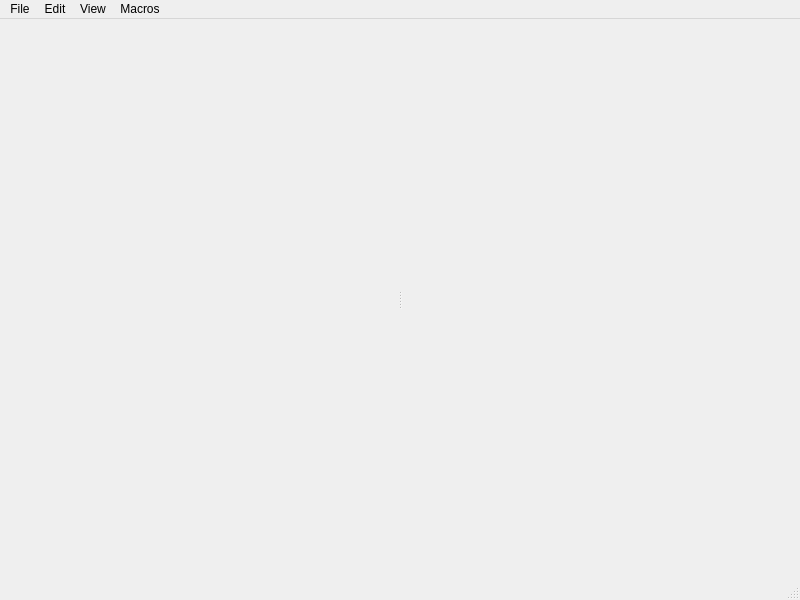
<?xml version="1.0" encoding="UTF-8"?>
<ui version="4.0">
 <class>MapEditor</class>
 <widget class="QMainWindow" name="MapEditor">
  <property name="geometry">
   <rect>
    <x>0</x>
    <y>0</y>
    <width>800</width>
    <height>600</height>
   </rect>
  </property>
  <property name="windowTitle">
   <string>Garrison Builder</string>
  </property>
  <property name="layoutDirection">
   <enum>Qt::LeftToRight</enum>
  </property>
  <property name="toolButtonStyle">
   <enum>Qt::ToolButtonIconOnly</enum>
  </property>
  <widget class="QWidget" name="centralwidget">
   <layout class="QGridLayout" name="gridLayout">
    <item row="1" column="0">
     <widget class="QSplitter" name="splitter">
      <property name="sizePolicy">
       <sizepolicy hsizetype="Expanding" vsizetype="Preferred">
        <horstretch>0</horstretch>
        <verstretch>0</verstretch>
       </sizepolicy>
      </property>
      <property name="orientation">
       <enum>Qt::Horizontal</enum>
      </property>
      <property name="childrenCollapsible">
       <bool>false</bool>
      </property>
      <widget class="QWidget" name="verticalLayoutWidget">
       <layout class="QVBoxLayout" name="verticalLayout"/>
      </widget>
      <widget class="QWidget" name="verticalLayoutWidget_2">
       <layout class="QVBoxLayout" name="verticalLayoutEntity">
        <property name="bottomMargin">
         <number>0</number>
        </property>
       </layout>
      </widget>
     </widget>
    </item>
   </layout>
  </widget>
  <widget class="QMenuBar" name="menubar">
   <property name="geometry">
    <rect>
     <x>0</x>
     <y>0</y>
     <width>800</width>
     <height>21</height>
    </rect>
   </property>
   <property name="defaultUp">
    <bool>false</bool>
   </property>
   <widget class="QMenu" name="menuFile">
    <property name="title">
     <string>File</string>
    </property>
    <addaction name="actionNew"/>
    <addaction name="actionOpen"/>
    <addaction name="separator"/>
    <addaction name="actionSave"/>
    <addaction name="actionSave_As"/>
    <addaction name="separator"/>
    <addaction name="actionQuit"/>
   </widget>
   <widget class="QMenu" name="menuEdit">
    <property name="title">
     <string>Edit</string>
    </property>
    <addaction name="actionCopy"/>
    <addaction name="actionPaste"/>
   </widget>
   <widget class="QMenu" name="menuView">
    <property name="title">
     <string>View</string>
    </property>
    <addaction name="actionBackground"/>
    <addaction name="actionWallmask"/>
    <addaction name="actionEntities"/>
   </widget>
   <widget class="QMenu" name="menuMacros">
    <property name="title">
     <string>Macros</string>
    </property>
    <addaction name="actionMirror_Entities"/>
   </widget>
   <addaction name="menuFile"/>
   <addaction name="menuEdit"/>
   <addaction name="menuView"/>
   <addaction name="menuMacros"/>
  </widget>
  <widget class="QStatusBar" name="statusBar"/>
  <action name="actionNew">
   <property name="text">
    <string>New</string>
   </property>
  </action>
  <action name="actionOpen">
   <property name="text">
    <string>Open</string>
   </property>
  </action>
  <action name="actionSave">
   <property name="text">
    <string>Save</string>
   </property>
  </action>
  <action name="actionSave_As">
   <property name="text">
    <string>Save As...</string>
   </property>
  </action>
  <action name="actionChange_Map_Type">
   <property name="text">
    <string>Change Map Type</string>
   </property>
  </action>
  <action name="actionSave_Entitites">
   <property name="text">
    <string>Save Entitites</string>
   </property>
  </action>
  <action name="actionSave_Maskdata">
   <property name="text">
    <string>Save Maskdata</string>
   </property>
  </action>
  <action name="actionQuit">
   <property name="text">
    <string>Quit</string>
   </property>
  </action>
  <action name="actionDock_Widget">
   <property name="text">
    <string>Dock Widget</string>
   </property>
  </action>
  <action name="actionCopy">
   <property name="text">
    <string>Copy</string>
   </property>
   <property name="shortcut">
    <string>Ctrl+C</string>
   </property>
  </action>
  <action name="actionPaste">
   <property name="text">
    <string>Paste</string>
   </property>
   <property name="shortcut">
    <string>Ctrl+V</string>
   </property>
  </action>
  <action name="actionWallmask">
   <property name="checkable">
    <bool>true</bool>
   </property>
   <property name="checked">
    <bool>true</bool>
   </property>
   <property name="text">
    <string>Wallmask</string>
   </property>
  </action>
  <action name="actionEntities">
   <property name="checkable">
    <bool>true</bool>
   </property>
   <property name="checked">
    <bool>true</bool>
   </property>
   <property name="text">
    <string>Entities</string>
   </property>
  </action>
  <action name="actionMirror_Entities">
   <property name="text">
    <string>Mirror Entities</string>
   </property>
  </action>
  <action name="actionTest">
   <property name="checkable">
    <bool>true</bool>
   </property>
   <property name="text">
    <string>Test</string>
   </property>
  </action>
  <action name="actionBackground">
   <property name="checkable">
    <bool>true</bool>
   </property>
   <property name="checked">
    <bool>true</bool>
   </property>
   <property name="text">
    <string>Background</string>
   </property>
  </action>
 </widget>
 <resources/>
 <connections>
  <connection>
   <sender>actionQuit</sender>
   <signal>triggered()</signal>
   <receiver>MapEditor</receiver>
   <slot>close()</slot>
   <hints>
    <hint type="sourcelabel">
     <x>-1</x>
     <y>-1</y>
    </hint>
    <hint type="destinationlabel">
     <x>399</x>
     <y>299</y>
    </hint>
   </hints>
  </connection>
 </connections>
</ui>
